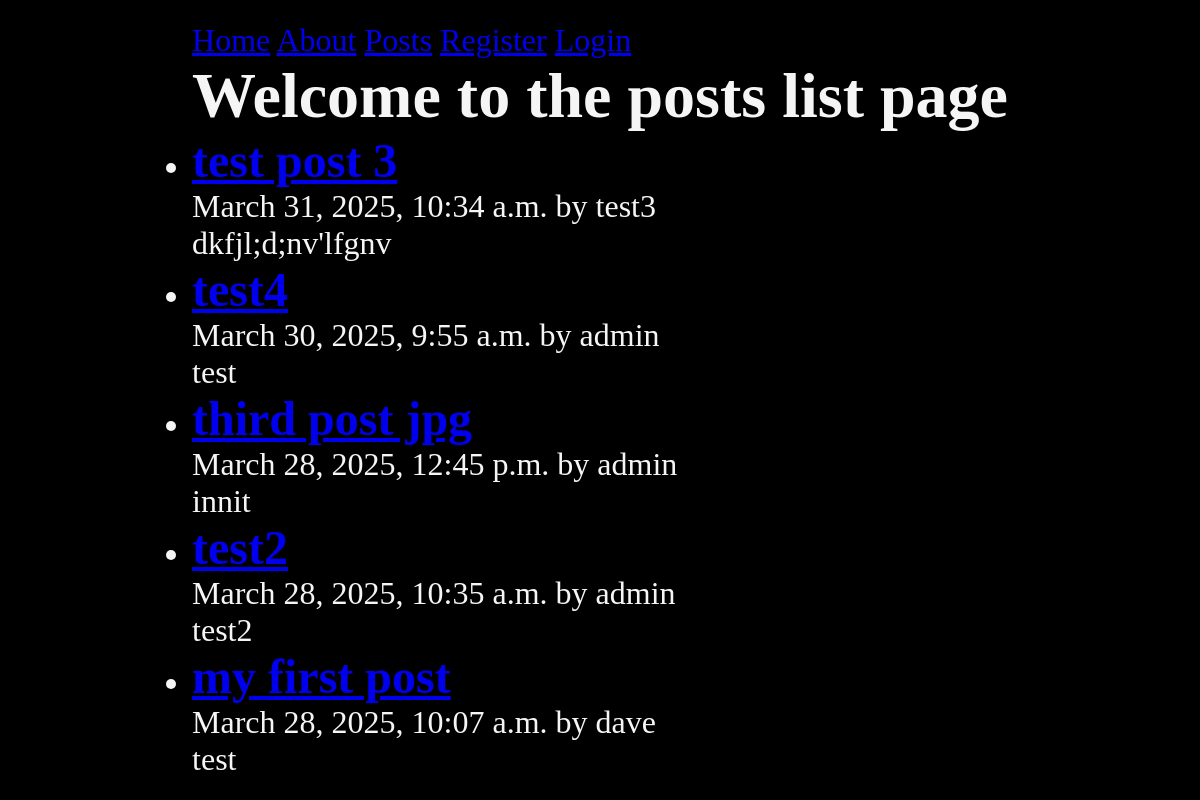
/posts/, run on the app's committed database.
### posts/models.py (models this page shows, shortened)
class Post(models.Model):
    title = models.CharField(max_length=75)
    body = models.TextField()
    slug = models.SlugField()
    date = models.DateTimeField(auto_now_add=True)
    image = models.ImageField(default='fallback.svg', blank=True) # ImageField from Pillow
    author = models.ForeignKey(User, on_delete=models.CASCADE, default=1)

### posts/views.py (the view)
# urls.py: path('', views.posts_list, name="list"),
def posts_list(request):
    posts = Post.objects.all()
    posts_desc = posts.order_by('-date')
    return render(request, 'posts/posts_list.html', {'posts': posts_desc})

### posts/templates/posts/posts_list.html (shortened to what this page needs)
{% extends "layout.html" %}
{% block content %}
  <h1>Welcome to the posts list page</h1>
  <ul>
    {% for post in posts %}
      <li>
        <h2>
          <a href={% url 'posts:post-detail' slugzy=post.slug %}>{{ post.title }}</a>
        </h2>
        <p>{{ post.date }} by {{ post.author }}</p>
        <p>{{ post.body }}</p>
      </li>
    {% endfor %}
  </ul>
{% endblock content %}

### templates/layout.html (shortened to what this page needs)
<!DOCTYPE html>
{% load static %}
<html lang="en">
  <head>
    <link rel="stylesheet" href="{% static 'css/style.css' %}" />
  </head>
  <body>
    <nav>
      <a href="/">Home</a>
      <a href="/about">About</a>
      <a href={% url 'posts:list' %}>Posts</a>
      {% if user.is_authenticated %}
        <a href={% url 'posts:create-post' %}>Create</a>
        <form action={% url 'users:logout' %} method="POST">
          {% csrf_token %}
          <button>Logout</button>
        </form>
      {% else %}
        <a href={% url 'users:register' %}>Register</a>
        <a href={% url 'users:login' %}>Login</a>
      {% endif %}
    </nav>
    <main>
      {% block content %}
      {% endblock content %}
    </main>
  </body>
</html>

### static/css/style.css (style rules this page uses)
* { margin: 0; padding: 0; box-sizing: border-box; }
body { min-height: 100vh; display: grid; place-content: center; font-size: 2rem; background-color: black; color: whitesmoke; }
h1 { text-align: center; }

### data on the page
Post: title "test post 3", date "March 31, 2025, 10:34 a.m.", author "test3", body "dkfjl;d;nv'lfgnv"
Post: title "test4", date "March 30, 2025, 9:55 a.m.", author "admin", body "test"
Post: title "third post jpg", date "March 28, 2025, 12:45 p.m.", author "admin", body "innit"
Post: title "test2", date "March 28, 2025, 10:35 a.m.", author "admin", body "test2"
Post: title "my first post", date "March 28, 2025, 10:07 a.m.", author "dave", body "test"
